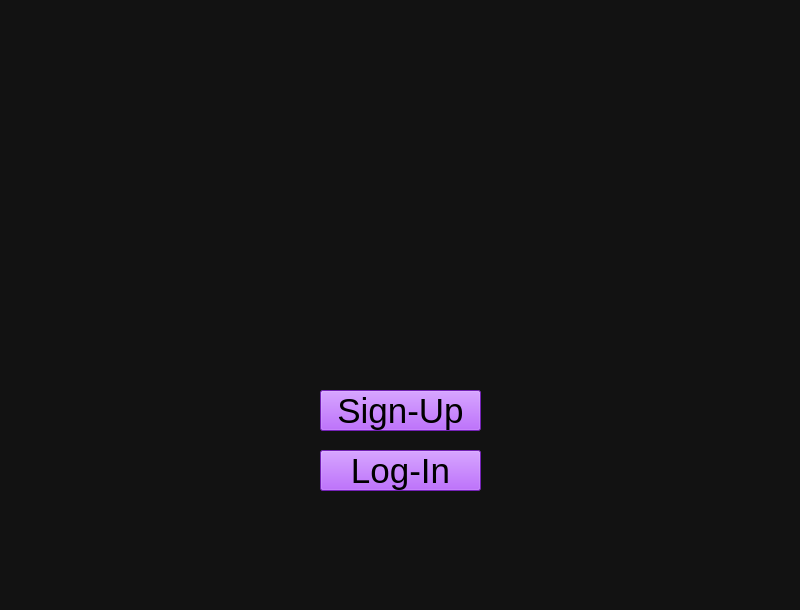
<?xml version="1.0" encoding="UTF-8"?>
<ui version="4.0">
 <class>startWindow</class>
 <widget class="QMainWindow" name="startWindow">
  <property name="geometry">
   <rect>
    <x>0</x>
    <y>0</y>
    <width>800</width>
    <height>610</height>
   </rect>
  </property>
  <property name="windowTitle">
   <string>MainWindow</string>
  </property>
  <property name="styleSheet">
   <string notr="true">background-color:rgb(18, 18, 18);
</string>
  </property>
  <widget class="QWidget" name="centralwidget">
   <widget class="QPushButton" name="log_in_button">
    <property name="geometry">
     <rect>
      <x>320</x>
      <y>450</y>
      <width>161</width>
      <height>41</height>
     </rect>
    </property>
    <property name="styleSheet">
     <string notr="true">;background-color: rgb(162, 47, 255);
font: 75 8pt &quot;Magneto&quot;; font-size: 35px;height: 20px;width: 45px;</string>
    </property>
    <property name="text">
     <string>Log-In</string>
    </property>
   </widget>
   <widget class="QPushButton" name="sign_up_button">
    <property name="geometry">
     <rect>
      <x>320</x>
      <y>390</y>
      <width>161</width>
      <height>41</height>
     </rect>
    </property>
    <property name="styleSheet">
     <string notr="true">;background-color: rgb(162, 47, 255);
font: 75 8pt &quot;Magneto&quot;; font-size: 35px;height: 20px;width: 45px;</string>
    </property>
    <property name="text">
     <string>Sign-Up</string>
    </property>
   </widget>
   <widget class="QLabel" name="logo_image">
    <property name="geometry">
     <rect>
      <x>40</x>
      <y>-10</y>
      <width>721</width>
      <height>381</height>
     </rect>
    </property>
    <property name="maximumSize">
     <size>
      <width>721</width>
      <height>16777215</height>
     </size>
    </property>
    <property name="text">
     <string>&lt;html&gt;&lt;head/&gt;&lt;body&gt;&lt;p&gt;&lt;img src=&quot;:/photos2/logo2.png&quot;/&gt;&lt;/p&gt;&lt;/body&gt;&lt;/html&gt;</string>
    </property>
    <property name="pixmap">
     <pixmap resource="image_resource.qrc">:/photos2/logo.png</pixmap>
    </property>
   </widget>
  </widget>
  <widget class="QMenuBar" name="menubar">
   <property name="geometry">
    <rect>
     <x>0</x>
     <y>0</y>
     <width>800</width>
     <height>21</height>
    </rect>
   </property>
  </widget>
  <widget class="QStatusBar" name="statusbar"/>
 </widget>
 <resources>
  <include location="image_resource.qrc"/>
 </resources>
 <connections/>
</ui>
